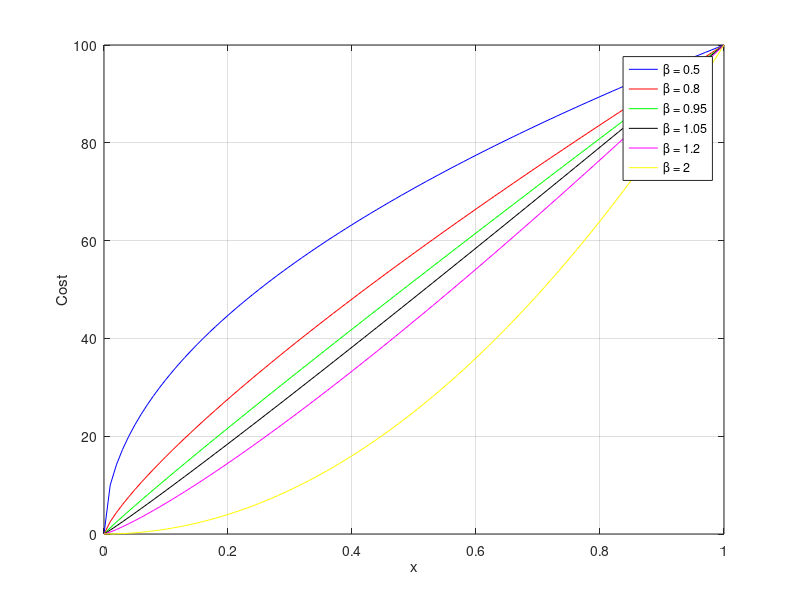
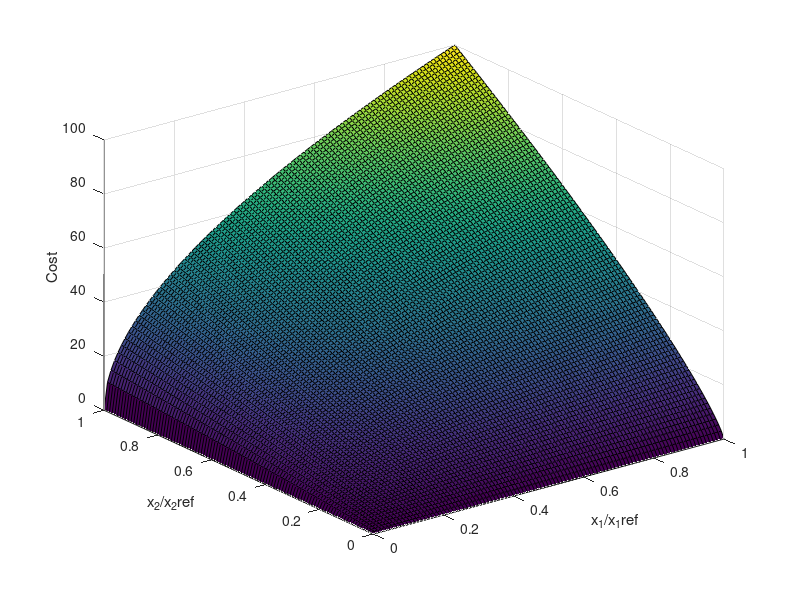

Write the MATLAB code that produced these figures, in order. (Note: this script raises an error after producing the figures.)
%% CER.m
close all;
clear all;
%% 2D
C_0 = 100;
beta_vec = [0.5 0.8 0.95 1.05 1.2 2];
x = 0:0.01:1;
f = figure;
ax = axes('Parent',f,'FontSize',18);
colors = {'b','r','g','k','m','y'};
for i = 1:length(beta_vec)
    beta = beta_vec(i);
    C = C_0.*x.^beta;
    plot(x,C,'color',colors{i});
    hold on;
end
xlabel('x');
ylabel('Cost');
grid on;
legend(cellfun(@(x)['\beta = ' num2str(x)],num2cell(beta_vec),'UniformOutput',false),'Location','Best');

%% 3D
clear all;
close all;
C_0 = 100;
% beta1_vec = [0.5 0.8 1.2];
% beta2_vec = [0.5 0.8 1.2];
beta1_vec = [0.5];
beta2_vec = [0.8];
x1 = 0:0.01:1;
x2 = 0:0.01:1;
[X1,X2] = meshgrid(x1,x2);
f = figure;
ax = axes('Parent',f,'FontSize',18);
bb = linspace(0,1,length(beta1_vec)*length(beta2_vec));
rr = 1 - bb;
for i = 1:length(beta1_vec)
    for j = 1:length(beta2_vec)
        index = (i-1)*length(beta2_vec)+j;
        beta1 = beta1_vec(i);
        beta2 = beta2_vec(j);
        C = C_0.*X1.^beta1.*X2.^beta2;
%         surf(X1,X2,C,'color',[rr(index),0,bb(index)]);
        surf(X1,X2,C,'FaceLighting','phong');
%         hold on;
    end
end
xlabel('x_1/x_1ref');
ylabel('x_2/x_2ref');
zlabel('Cost');
grid on;
[xx,yy] = meshgrid(beta1_vec,beta2_vec);
% daspect([1,1,.3]);axis tight;

% Set up recording parameters (optional), and record
OptionZ.FrameRate=15;OptionZ.Duration=10;OptionZ.Periodic=false;
CaptureFigVid([-20,10;-110,10;-190,80;-290,10;-380,10], 'Video3D',OptionZ)
% legend(cellfun(@(x,y)['\beta_1 = ' num2str(x) ',\beta_2 = ' num2str(y) ],num2cell(xx(:)),num2cell(yy(:)),'UniformOutput',false),'Location','Best');